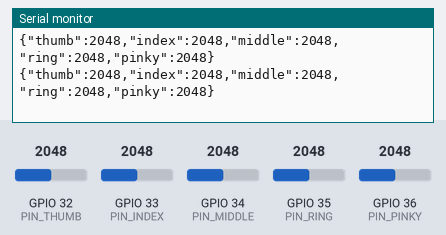
The sketch below on a simulated ESP32. Parts: the last lines printed to the serial monitor. Inputs (shaded band) come from the test bench; at power-on: GPIO 32 (PIN_THUMB) = 2048, GPIO 33 (PIN_INDEX) = 2048, GPIO 34 (PIN_MIDDLE) = 2048, GPIO 35 (PIN_RING) = 2048, GPIO 36 (PIN_PINKY) = 2048 (analog values on the 0–4095 scale). WiFi joins after 1.5 s; servers stay silent unless stated; no MQTT or app messages arrive unless stated.

Above: at 3.1 s.
3.2 s: GPIO 32 (PIN_THUMB) set to 2866
At 3.45 s:
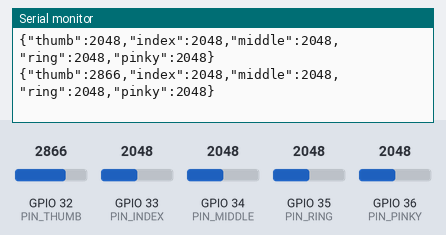
4.7 s: GPIO 33 (PIN_INDEX) set to 2866
At 4.82 s:
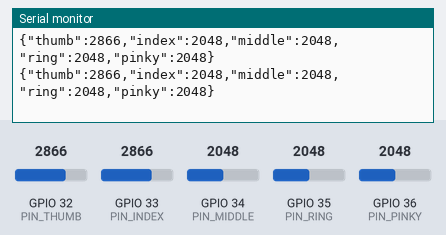
6.2 s: GPIO 34 (PIN_MIDDLE) set to 2866
At 6.33 s:
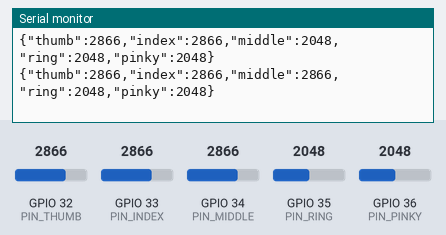
7.7 s: GPIO 35 (PIN_RING) set to 2866
At 7.7 s:
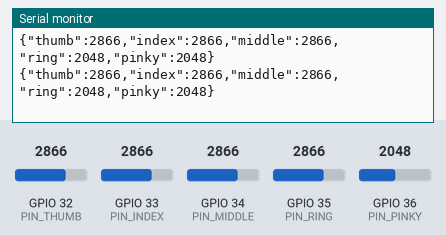
9.2 s: GPIO 36 (PIN_PINKY) set to 2866
At 9.22 s:
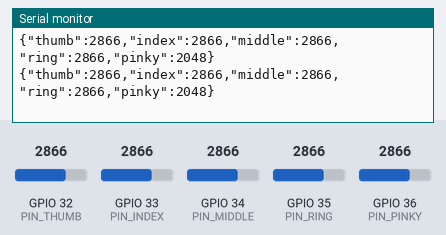
10.7 s: GPIO 32 (PIN_THUMB) set to 3972
At 10.73 s:
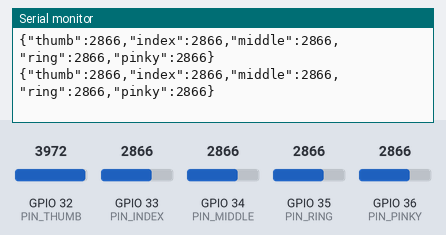
Timing chart, 0 to 13.2 s (numbered marks = the images above; inputs shaded):
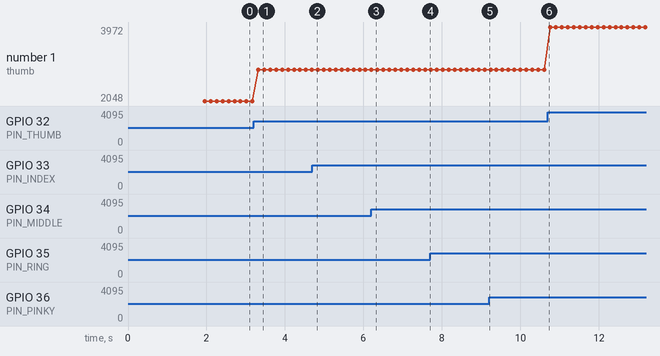

Measured:
- after the input at 3.2 s, the serial monitor: prints a new line after 0.12 s (image 1)
- after the input at 6.2 s, the serial monitor: prints a new line at once (image 3)
- plotted number 1: 2048 → 2866 after the input at 3.2 s, 2866 → 3972 after the input at 10.7 s

The sketch:

signify_esp32.ino
```cpp
/*
  Signify - ESP32 glove firmware (MQTT version)
  ------------------------------------------------
  Reads 5 flex sensors (thumb, index, middle, ring, pinky) and publishes
  their raw ADC readings as JSON to an MQTT broker over WiFi.

  Replaces the old serial-over-cable (Arduino) and HTTP-POST (ESP32.cpp)
  versions in the original project.

  Library required (install via Arduino IDE Library Manager):
    - "PubSubClient" by Nick O'Leary

  IMPORTANT - ESP32 ADC pin choice:
  The ESP32 has two ADC units. ADC2 (GPIO 0,2,4,12-15,25-27) is shared
  internally with the WiFi radio, so analogRead() on those pins is
  unreliable/garbage whenever WiFi is active. This firmware only uses
  ADC1 pins (GPIO 32-39), which stay reliable while connected to WiFi.
  If you rewire the glove, keep all 5 sensors on ADC1 pins.
*/

#include <WiFi.h>
#include <PubSubClient.h>

// ------------------- EDIT THESE FOR YOUR SETUP -------------------
const char* WIFI_SSID     = "YOUR_WIFI_SSID";
const char* WIFI_PASSWORD = "YOUR_WIFI_PASSWORD";
const char* MQTT_BROKER   = "192.168.1.100";   // IP of the PC running the MQTT broker
const int   MQTT_PORT     = 1883;
// -------------------------------------------------------------------

const char* MQTT_TOPIC_SENSORS = "signify/sensors";
const char* DEVICE_ID           = "signify-glove-01";

// Flex sensor pins - ADC1 ONLY (see note above). Do not move these to
// GPIO 0, 2, 4, 12-15, 25, 26 or 27.
const int PIN_THUMB  = 32;
const int PIN_INDEX  = 33;
const int PIN_MIDDLE = 34;
const int PIN_RING   = 35;
const int PIN_PINKY  = 36; // labeled "VP" on many dev boards

WiFiClient espClient;
PubSubClient mqtt(espClient);

void connectWiFi() {
  WiFi.mode(WIFI_STA);
  WiFi.begin(WIFI_SSID, WIFI_PASSWORD);
  Serial.print("Connecting to WiFi");
  while (WiFi.status() != WL_CONNECTED) {
    delay(400);
    Serial.print(".");
  }
  Serial.println();
  Serial.print("WiFi connected, IP: ");
  Serial.println(WiFi.localIP());
}

void connectMQTT() {
  while (!mqtt.connected()) {
    Serial.print("Connecting to MQTT broker at ");
    Serial.print(MQTT_BROKER);
    Serial.print(" ... ");
    if (mqtt.connect(DEVICE_ID)) {
      Serial.println("connected");
    } else {
      Serial.print("failed, rc=");
      Serial.print(mqtt.state());
      Serial.println(" - retrying in 2s");
      delay(2000);
    }
  }
}

void setup() {
  Serial.begin(115200);
  delay(300);
  analogReadResolution(12); // 0-4095, ESP32's native ADC width
  connectWiFi();
  mqtt.setServer(MQTT_BROKER, MQTT_PORT);
}

void loop() {
  if (WiFi.status() != WL_CONNECTED) {
    connectWiFi();
  }
  if (!mqtt.connected()) {
    connectMQTT();
  }
  mqtt.loop();

  int thumb  = analogRead(PIN_THUMB);
  int index_ = analogRead(PIN_INDEX);
  int middle = analogRead(PIN_MIDDLE);
  int ring   = analogRead(PIN_RING);
  int pinky  = analogRead(PIN_PINKY);

  char payload[128];
  snprintf(payload, sizeof(payload),
    "{\"thumb\":%d,\"index\":%d,\"middle\":%d,\"ring\":%d,\"pinky\":%d}",
    thumb, index_, middle, ring, pinky);

  mqtt.publish(MQTT_TOPIC_SENSORS, payload);
  Serial.println(payload);

  delay(150); // ~6-7 readings/sec - stability filtering happens on the Python side
}
```
